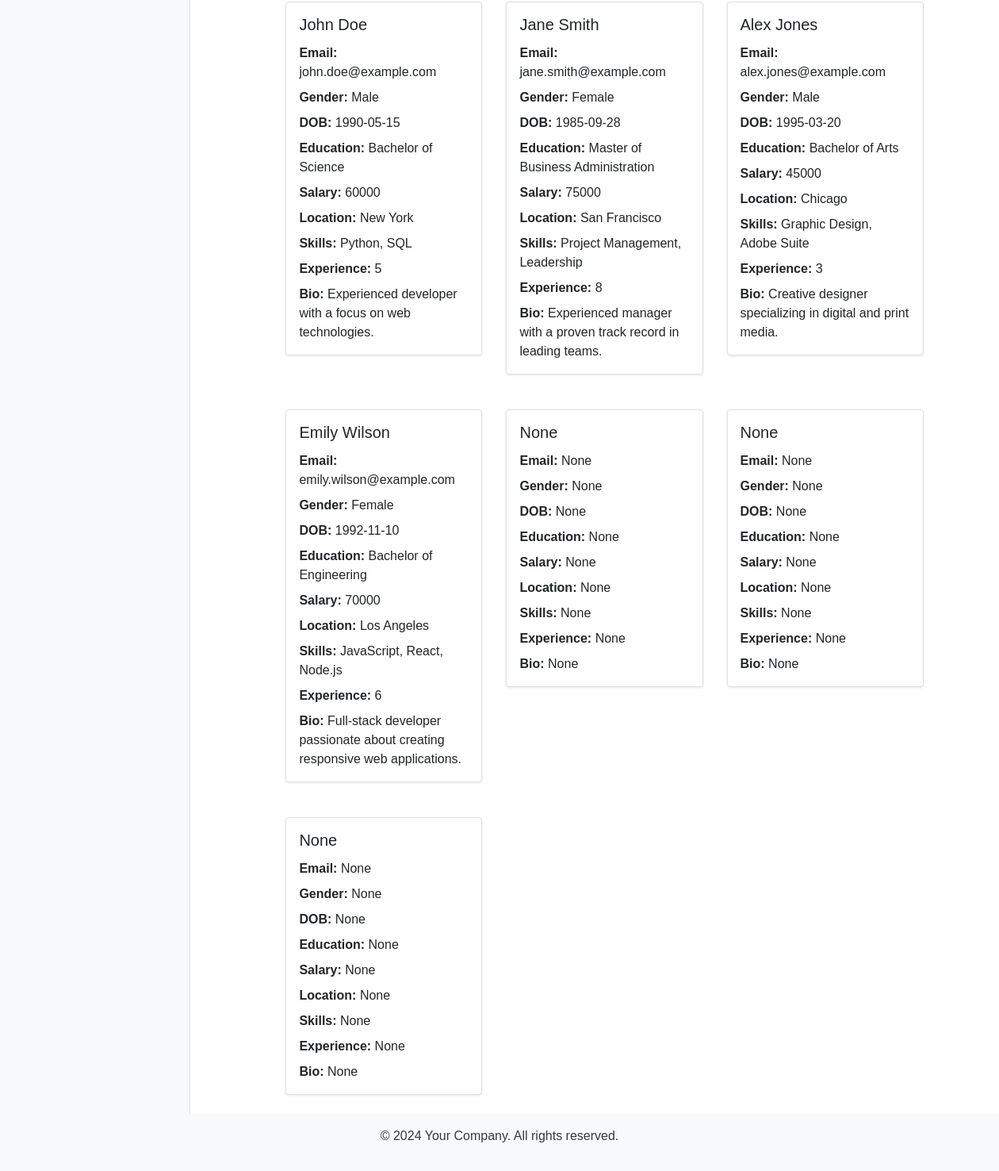
Before: /search (lower part) with the older database file.
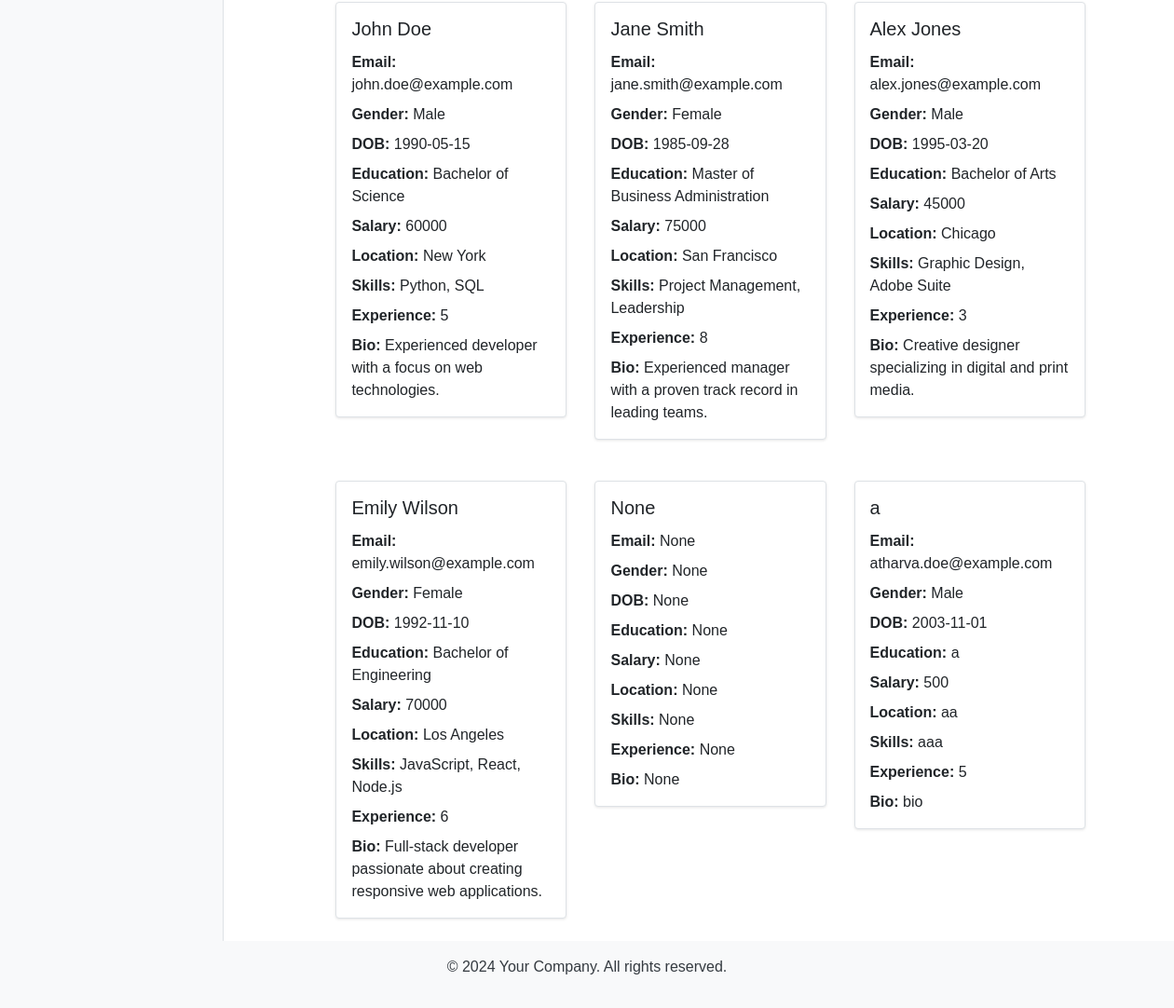
After: the same page with the newer database file.
### tables this page shows
CREATE TABLE user_profile (
    id INTEGER PRIMARY KEY AUTOINCREMENT,
    username TEXT NOT NULL,
    password TEXT NOT NULL,
    name TEXT,
    email TEXT,
    gender TEXT,
    dob TEXT,
    education TEXT,
    salary INTEGER,
    location TEXT,
    skills TEXT,
    experience INTEGER,
    bio TEXT
);

### app.py (the view)
@app.route('/search')
def search_page():
    conn = sqlite3.connect(DATABASE)
    c = conn.cursor()
    c.execute('SELECT * FROM user_profile')
    profiles = c.fetchall()
    conn.close()
    return render_template('search.html', users=profiles)

### templates/search.html (shortened to what this page needs)
{% extends "layout.html" %}
{% block content %}
<main class="container mt-5">
    <div class="row justify-content-center">
        <div class="col-md-10">
            <div id="users-list" class="row">
                {% for user in users %}
                <div class="col-md-4 mb-4 user-card">
                    <div class="card">
                        <div class="card-body">
                            <h5 class="card-title">{{ user[3] }}</h5>
                            <p class="card-text"><strong>Email:</strong> {{ user[4] }}</p>
                            <p class="card-text"><strong>Gender:</strong> {{ user[5] }}</p>
                            <p class="card-text"><strong>DOB:</strong> {{ user[6] }}</p>
                            <p class="card-text"><strong>Education:</strong> {{ user[7] }}</p>
                            <p class="card-text"><strong>Salary:</strong> {{ user[8] }}</p>
                            <p class="card-text"><strong>Location:</strong> {{ user[9] }}</p>
                            <p class="card-text"><strong>Skills:</strong> {{ user[10] }}</p>
                            <p class="card-text"><strong>Experience:</strong> {{ user[11] }}</p>
                            <p class="card-text"><strong>Bio:</strong> {{ user[12] }}</p>
                        </div>
                    </div>
                </div>
                {% endfor %}
            </div>
        </div>
    </div>
</main>
{% endblock %}

### templates/layout.html (shortened to what this page needs)
<!DOCTYPE html>
<html lang="en">
<head>
    <link rel="stylesheet" href="https://stackpath.bootstrapcdn.com/bootstrap/4.5.2/css/bootstrap.min.css">
    <link rel="stylesheet" href="{{ url_for('static', filename='css/styles.css') }}">
</head>
<body>
    <div class="container-fluid">
        <div class="row">
            <div class="col-md-2" id="sidebar-wrapper">
                {% include 'components/sidebar.html' %}
            </div>
            <div class="col-md-10" id="page-content-wrapper">
                {% block content %}{% endblock %}
            </div>
        </div>
    </div>
    {% include 'components/footer.html' %}
</body>
</html>

### templates/components/sidebar.html (shortened to what this page needs)
<div class="sidebar bg-light border-right" id="sidebar-wrapper">
</div>

### templates/components/footer.html (shortened to what this page needs)
<!DOCTYPE html>
<html lang="en">
<head>
    <link rel="stylesheet" href="{{ url_for('static', filename='css/styles.css') }}">
</head>
<body>
<footer class="fixed-bottom bg-light text-dark text-center py-3">
    <div class="container">
        <p>&copy; 2024 Your Company. All rights reserved.</p>
    </div>
</footer>
</body>
</html>

### static/css/styles.css (style rules this page uses)
body { font-family: Arial, sans-serif; margin: 0; padding: 0; }
.container-fluid { padding: 0; }
#sidebar-wrapper { position: fixed; top: 56px; bottom: 0; left: 0; z-index: 1000; width: 15rem; background-color: #f8f9fa; padding-top: 1rem; overflow-y: auto; }
#page-content-wrapper { margin-left: 15rem; padding: 20px; margin-top: 56px; overflow: auto; }
main.container { padding: 2rem; }
#users-list .card { margin-bottom: 20px; }
.card { border: 1px solid #dee2e6; border-radius: 0.25rem; box-shadow: 0 1px 3px rgba(0, 0, 0, 0.1); }
.card-body { padding: 1rem; }
.card-title { font-size: 1.25rem; margin-bottom: 0.75rem; }
.card-text { margin-bottom: 0.5rem; }
.user-card .card { transition: transform 0.2s; }
@media (min-width: 768px) { #sidebar-wrapper { margin-left: 0; } }
@media (min-width: 768px) { #page-content-wrapper { padding: 20px; } }

Changed rows visible on the page:
removed user_profile: user "None"
removed user_profile: user "None"
added user_profile: name "a", email "atharva.doe@example.com", gender "Male", dob "2003-11-01", education "a", salary "500", location "aa", skills "aaa", experience "5", bio "bio"
